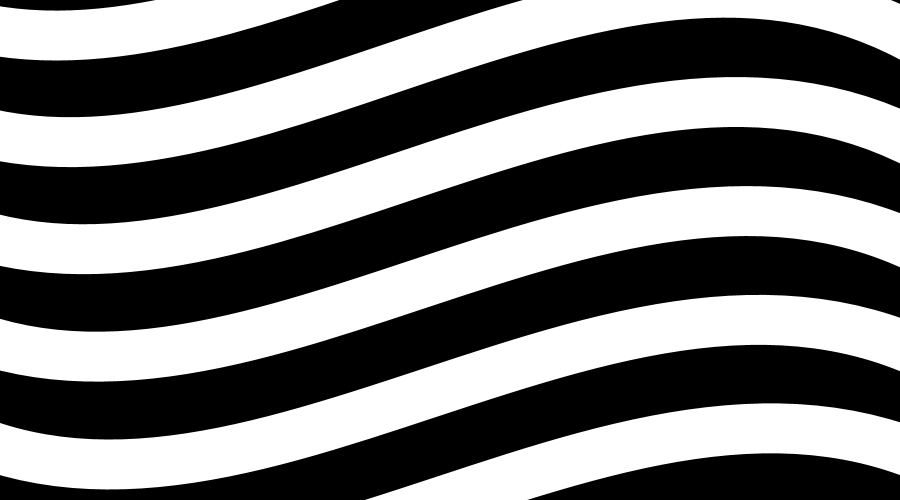
Frame 1 (no input)
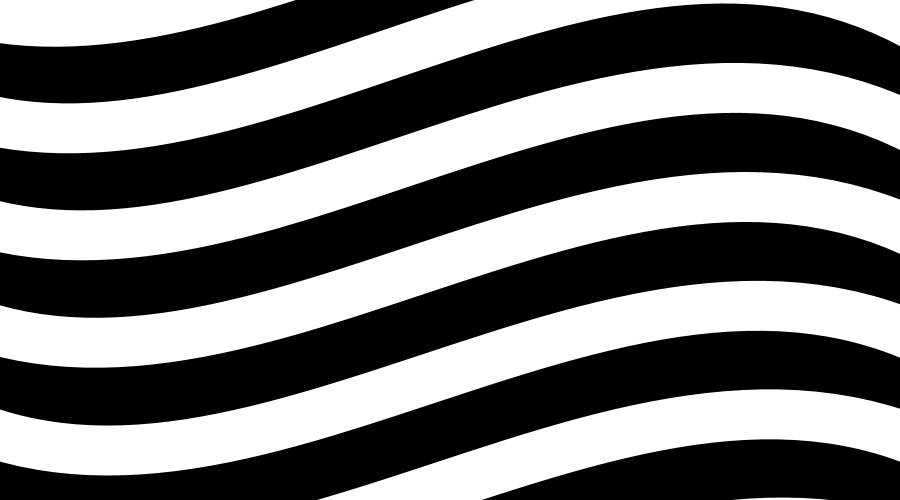
Frame 60 (the mouse pressed at the canvas centre just before this capture)
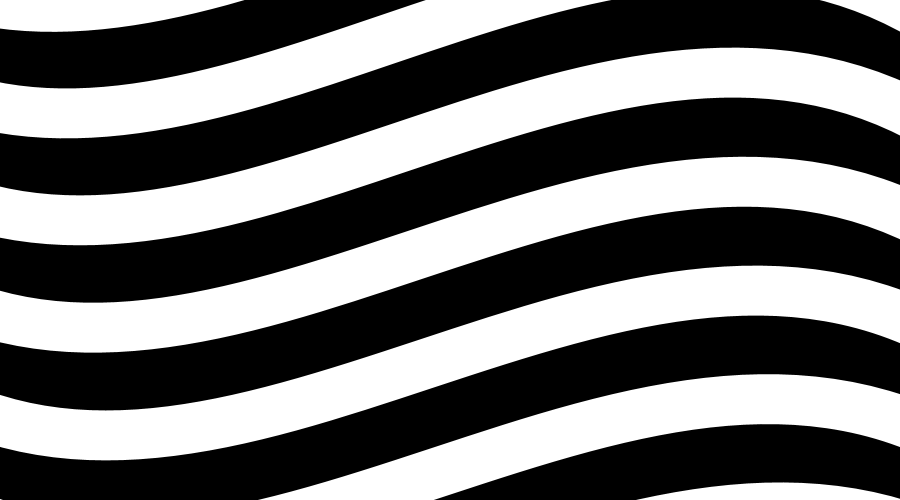
Frame 120 (the mouse held since frame 60 and released just before this capture)

The Processing sketch that drew these frames (run headless with seeded random() and noise(); from frame 60 on, the mouse is pressed at the canvas centre):

// Processing sketch: Chemin_Arnaud_BridgetArray_01
// ── Chemin_Arnaud_BridgetArray_01.pde
/**
 * Classe & ArrayList : Arnaud
 */


ArrayList <Bridget> op; // notre liste

boolean isInteractive = false;
float vitesse = 1.9;
float num = 10; // nombre de courbes


void setup() {
  size(900, 500);
  // initialiser notre liste
  op = new ArrayList<Bridget>();

  float yStart = 0;
  float s = height/num;
  for (int i=0; i<num; i++) {
    // créer notre objet 
    Bridget b = new Bridget(yStart, s );
    op.add(b); // et rajouter à notre liste
    yStart+=s*2;
  }
}

void draw() {
  background(0);

  // ensuite nous faison appel à nos méthodes pour nos objets de la liste...
  for (Bridget b : op) {
    if (isInteractive) {
      b.interactiveB();
    } else {
      b.drawBridget();
    }
    b.animateBridget(vitesse);
    b.checkBridget();
  }
}

void keyPressed() {
  if (key == 'i') {
    isInteractive = !isInteractive;
  }
}



/** 
 * Notre classe ;–)
 */
class Bridget {

  float yPos;
  float strokeW;

  Bridget(float _offset, float _strokeW) {
    this.yPos = _offset;
    this.strokeW = _strokeW;
  }

  void drawBridget() {
    stroke(255);
    noFill();
    strokeWeight(strokeW);
    curve(-1000, -1000, -100, yPos, width+100, yPos, 2000, 2000);
  }

  void interactiveB() {
    stroke(255);
    noFill();
    strokeWeight(strokeW);
    float a1= map(mouseX, 0, width, -3000, 3000);
    float a2= map(mouseY, 0, height, -3000, 3000);
    curve(a1, a1, -100, yPos, width+100, yPos, a2, a2);
  }

  void animateBridget(float _v) {
    yPos = yPos - _v;
  }

  void checkBridget() {
    if (yPos < -strokeW*4) {
      yPos = height+strokeW*4;
    }
  }
}
